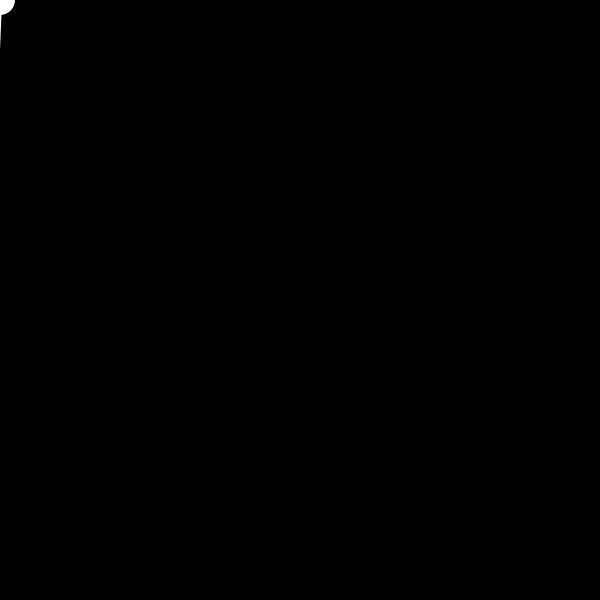
Frame 1 (no input)
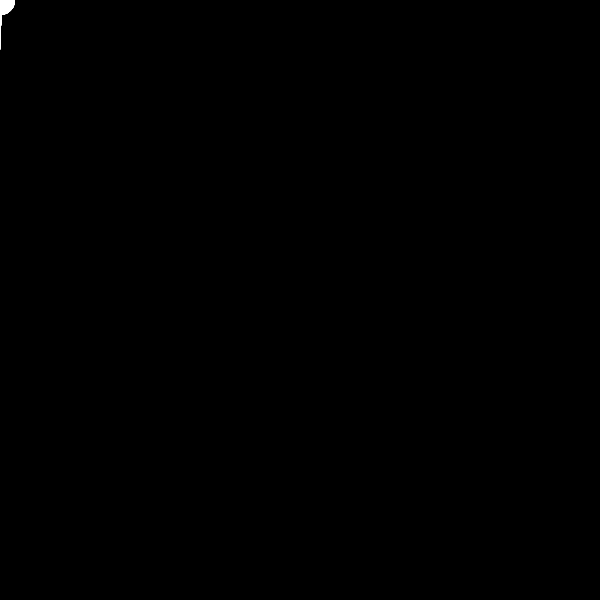
Frame 60 (the mouse pressed at the canvas centre just before this capture)
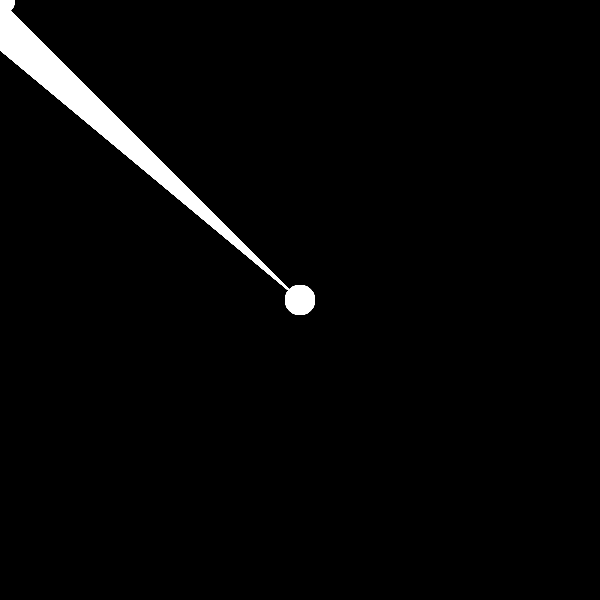
Frame 120 (the mouse held since frame 60 and released just before this capture)

The Processing sketch that drew these frames (run headless with seeded random() and noise(); from frame 60 on, the mouse is pressed at the canvas centre):

// Processing sketch: d_brito
// ── d_brito.pde

float r=0;
float g =0;
float b =0;

boolean triangleOn = false; 
void setup() {
  size(600,600);
  background(0);
}


void draw() {
  if (triangleOn ==true) {
  triangle(mouseX,mouseY, 2, 2,10,10);
  ellipse(mouseX, mouseY,30,30);
}
//void mouseDragged(){
  noStroke();
  //fill(random(255), random(255),random(255));
  //noStroke();
  ellipse(mouseX, mouseY,30,30);
  triangle(mouseX,mouseY, 2, 2, 0,50);
  
}
void keyPressed(){
  //if(triangleOn == false){
    //triangleOn=true;
    //fill(random(255), random(255), random(255));
    if (key == 'r')
      fill(255,0,0);
      if (key == 'y')
      fill (0,154,255);
      if (key == 'b')
      fill (0,140,220);
      if (key == 'w')
      fill (255);
      if (key == 'n')
      fill (0);
      ellipse(mouseX, mouseY,30,30);
  triangle(mouseX,mouseY, 2, 2, 5,20);
      //fill(100,200,0);
    }
